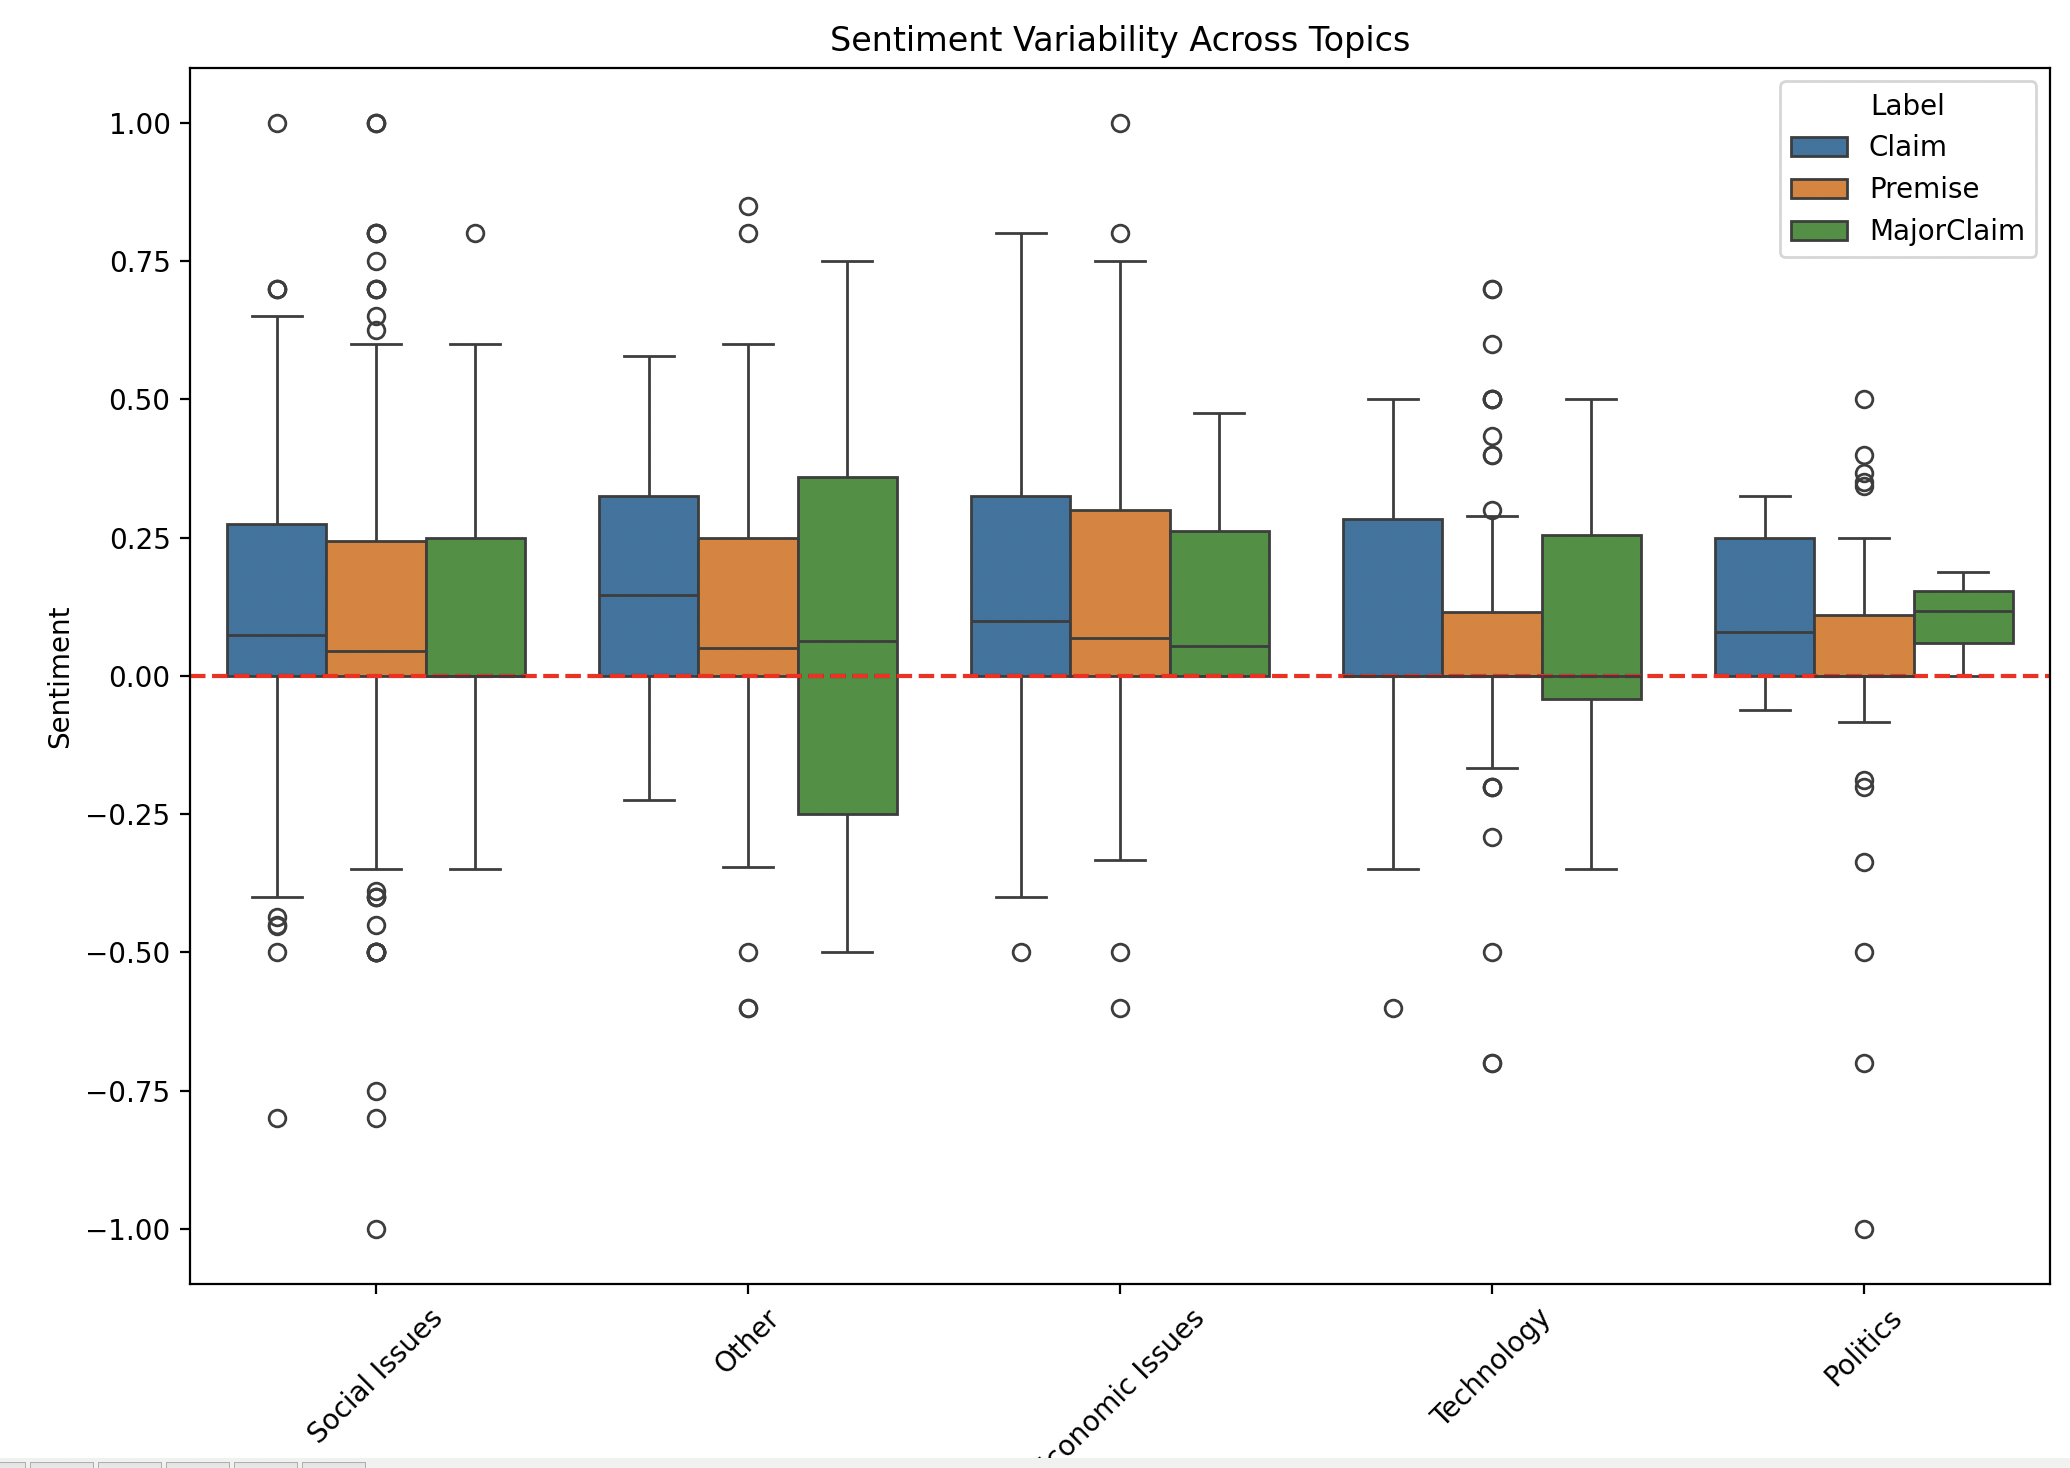

Generate this figure with Python:
import os
import pandas as pd
import spacy
import matplotlib.pyplot as plt
import seaborn as sns
from textblob import TextBlob

# Load spaCy model
nlp = spacy.load("en_core_web_sm")

# Function to parse .ann files
def parse_ann_file(ann_filepath):
    annotations = []
    with open(ann_filepath, "r", encoding="utf-8") as file:
        for line in file:
            parts = line.strip().split("\t")
            if len(parts) < 3:
                continue
            annotation_id = parts[0]
            annotation_type_info = parts[1].split()
            annotation_text = parts[2]
            label = annotation_type_info[0]
            annotations.append({"id": annotation_id, "label": label, "text": annotation_text})
    return annotations

# Function to perform sentiment analysis
def get_sentiment(text):
    return TextBlob(text).sentiment.polarity

# Function to categorize topics
def categorize_topic(text):
    social_keywords = {"society", "culture", "education", "justice", "discrimination", "rights", "equality"}
    economic_keywords = {"economy", "finance", "market", "business", "money", "tax", "trade", "employment"}
    technology_keywords = {"AI", "technology", "innovation", "science", "engineering", "internet"}
    politics_keywords = {"government", "policy", "election", "law", "politics", "democracy"}

    text_lower = text.lower()
    if any(word in text_lower for word in social_keywords):
        return "Social Issues"
    elif any(word in text_lower for word in economic_keywords):
        return "Economic Issues"
    elif any(word in text_lower for word in technology_keywords):
        return "Technology"
    elif any(word in text_lower for word in politics_keywords):
        return "Politics"
    else:
        return "Other"

# Function to process dataset and analyze sentiment variability
def process_sentiment_variability(dataset_path):
    sentiment_data = []
    for file in os.listdir(dataset_path):
        if file.endswith(".txt"):
            text_filepath = os.path.join(dataset_path, file)
            ann_filepath = text_filepath.replace(".txt", ".ann")
            if not os.path.exists(ann_filepath):
                continue
            
            with open(text_filepath, "r", encoding="utf-8") as f:
                text = f.read()
            
            topic = categorize_topic(text)
            annotations = parse_ann_file(ann_filepath)
            for ann in annotations:
                sentiment = get_sentiment(ann["text"])
                sentiment_data.append({"Essay": file, "Topic": topic, "Label": ann["label"], "Sentiment": sentiment})
    
    return pd.DataFrame(sentiment_data)

# Function to visualize sentiment variability across topics
def visualize_sentiment_variability(df):
    plt.figure(figsize=(12, 6))
    sns.boxplot(data=df, x="Topic", y="Sentiment", hue="Label")
    plt.title("Sentiment Variability Across Topics")
    plt.axhline(0, color='red', linestyle='dashed')
    plt.xticks(rotation=45)
    plt.show()

# Define dataset path (change accordingly)
dataset_path = "/Users/sahil.pardasani/Desktop/ResearchPaperForConference/ArgumentAnnotatedEssays-1.0/brat-project"  # Update this path to your dataset directory

# Process dataset
df = process_sentiment_variability(dataset_path)

# Generate visualization
visualize_sentiment_variability(df)
